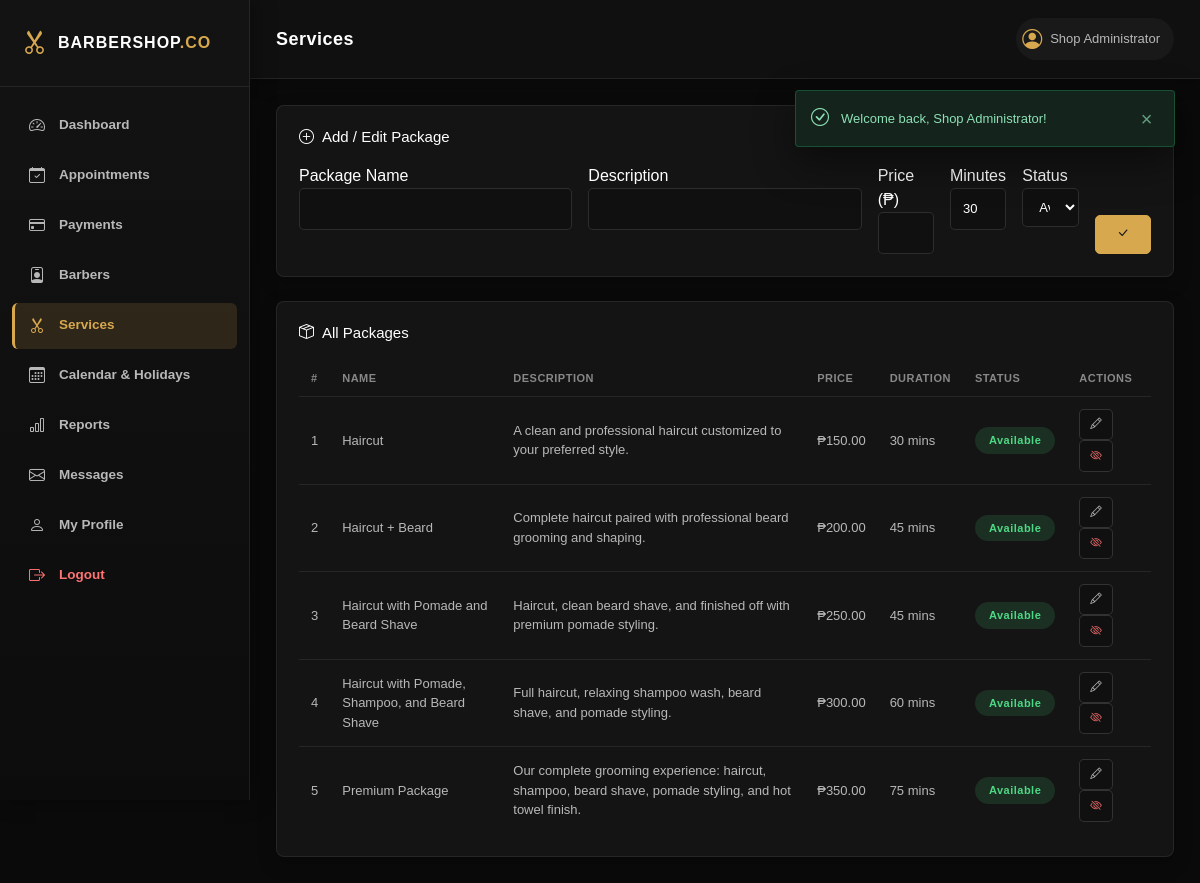
The page /admin/services.php (signed in) on the database its author committed.
### tables this page shows
CREATE TABLE services (
    service_id INT UNSIGNED AUTO_INCREMENT PRIMARY KEY,
    service_name VARCHAR(150) NOT NULL,
    service_description TEXT NULL,
    service_price DECIMAL(10,2) NOT NULL,
    estimated_duration_minutes INT UNSIGNED NOT NULL DEFAULT 30,
    service_image VARCHAR(255) NULL,
    service_status ENUM('Available', 'Unavailable') NOT NULL DEFAULT 'Available',
    created_at TIMESTAMP DEFAULT CURRENT_TIMESTAMP,
    updated_at TIMESTAMP DEFAULT CURRENT_TIMESTAMP ON UPDATE CURRENT_TIMESTAMP
);

### admin/services.php (the view, shortened to what this page needs)
<?php
require_once __DIR__ . "/../db/database_connection.php";
$servicesQuery = "SELECT * FROM services ORDER BY service_id ASC";
$servicesResult = mysqli_query($databaseConnection, $servicesQuery);
$servicesList = mysqli_fetch_all($servicesResult, MYSQLI_ASSOC);
require_once __DIR__ . "/../includes/admin_header.php";
?>
<div class="admin-panel">
    <div class="admin-panel-header">
        <h3><i class="bi bi-plus-circle"></i> Add / Edit Package</h3>
    </div>
    <form method="POST" action="../auth/admin_save_service.php" id="serviceForm">
        <div class="row g-3">
            <div class="col-md-4">
                <label>Package Name</label>
                <input type="text" name="service_name" id="serviceNameInput" class="admin-input" required>
            </div>
            <div class="col-md-4">
                <label>Description</label>
                <input type="text" name="service_description" id="serviceDescriptionInput" class="admin-input">
            </div>
            <div class="col-md-1">
                <label>Price (&#8369;)</label>
                <input type="number" step="0.01" min="0" name="service_price" id="servicePriceInput" class="admin-input" required>
            </div>
            <div class="col-md-1">
                <label>Minutes</label>
                <input type="number" min="10" name="estimated_duration_minutes" id="serviceDurationInput" class="admin-input" value="30" required>
            </div>
            <div class="col-md-1">
                <label>Status</label>
                <select name="service_status" id="serviceStatusInput" class="admin-input">
                    <option value="Available">Available</option>
                </select>
            </div>
            <div class="col-md-1 d-flex align-items-end">
                <button type="submit" class="admin-btn admin-btn-primary w-100">
                    <i class="bi bi-check-lg"></i>
                </button>
            </div>
        </div>
    </form>
</div>
<div class="admin-panel mt-4">
    <div class="admin-panel-header">
        <h3><i class="bi bi-box-seam"></i> All Packages</h3>
    </div>
    <div class="admin-table-wrapper">
        <table class="admin-table">
            <thead>
                <tr>
                    <th>#</th>
                    <th>Name</th>
                    <th>Description</th>
                    <th>Price</th>
                    <th>Duration</th>
                    <th>Status</th>
                    <th>Actions</th>
                </tr>
            </thead>
            <tbody>
                <?php foreach ($servicesList as $index => $service): ?>
                    <tr>
                        <td><?php echo $index + 1; ?></td>
                        <td><?php echo htmlspecialchars($service["service_name"]); ?></td>
                        <td><?php echo htmlspecialchars($service["service_description"] ?? ""); ?></td>
                        <td>&#8369;<?php echo number_format((float) $service["service_price"], 2); ?></td>
                        <td><?php echo (int) $service["estimated_duration_minutes"]; ?> mins</td>
                        <td>
                            <span class="status-badge <?php echo $service["service_status"] === "Available" ? "status-confirmed" : "status-cancelled"; ?>">
                                <?php echo htmlspecialchars($service["service_status"]); ?>
                            </span>
                        </td>
                        <td>
                            <button
                                type="button"
                                class="admin-btn admin-btn-small"
                                onclick='fillServiceForm(<?php echo json_encode($service); ?>)'
                            >
                                <i class="bi bi-pencil"></i>
                            </button>
                            <form method="POST" action="../auth/admin_save_service.php" class="d-inline" onsubmit="return confirm('Mark this package as unavailable?');">
                                <button type="submit" class="admin-btn admin-btn-small admin-btn-danger">
                                    <i class="bi bi-eye-slash"></i>
                                </button>
                            </form>
                        </td>
                    </tr>
                <?php endforeach; ?>
            </tbody>
        </table>
    </div>
</div>
<?php require_once __DIR__ . "/../includes/admin_footer.php"; ?>

### rows shown on the page
services: service_name "Haircut", service_description "A clean and professional haircut customized to your preferred style.", service_price "150.00", estimated_duration_minutes "30", service_status "Available"
services: service_name "Haircut + Beard", service_description "Complete haircut paired with professional beard grooming and shaping.", service_price "200.00", estimated_duration_minutes "45", service_status "Available"
services: service_name "Haircut with Pomade and Beard Shave", service_description "Haircut, clean beard shave, and finished off with premium pomade styling.", service_price "250.00", estimated_duration_minutes "45", service_status "Available"
services: service_name "Haircut with Pomade, Shampoo, and Beard Shave", service_description "Full haircut, relaxing shampoo wash, beard shave, and pomade styling.", service_price "300.00", estimated_duration_minutes "60", service_status "Available"
services: service_name "Premium Package", service_description "Our complete grooming experience: haircut, shampoo, beard shave, pomade styling, and hot towel finish.", service_price "350.00", estimated_duration_minutes "75", service_status "Available"

### other values the page prints
$pageTitle "Services"
$currentAdminName "Shop Administrator"
$messageText "Welcome back, Shop Administrator!"
